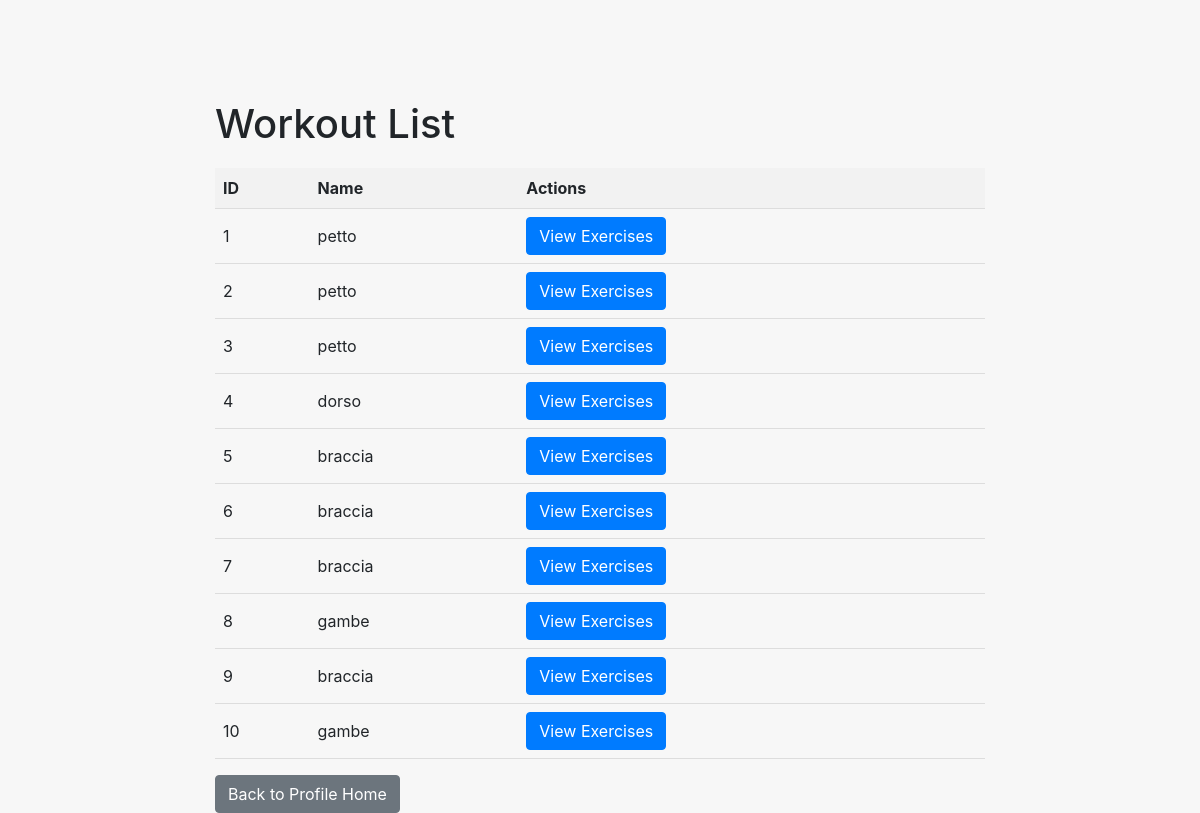
The page /workouts/get_workouts (signed in) on the database as committed earlier.
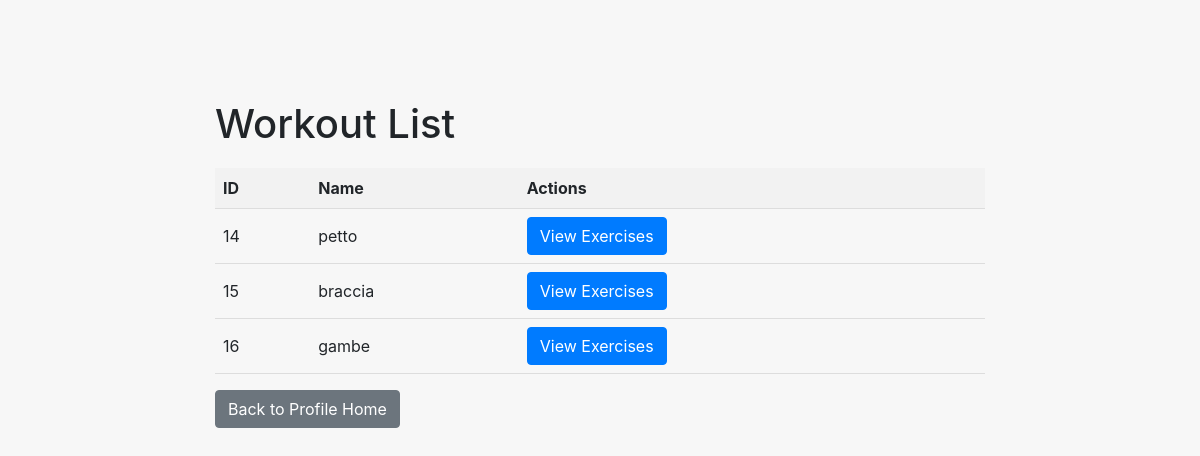
The same page on the database as committed later.
### workouts/models.py (models this page shows)
class Workout(models.Model):
    id=models.AutoField(primary_key=True)
    user=models.ForeignKey('auth.User', on_delete=models.CASCADE)
    name=models.CharField(max_length=100)
    exercises=models.ManyToManyField(to='Exercise', related_name='esercizio')

### workouts/views.py (the view)
# urls.py: path('get_workouts', get_workouts, name='get_workouts'),
def get_workouts(request):
    workouts = Workout.objects.filter(user=request.user)
    context = {
        'workouts': workouts,
    }
    return render(request, 'get_workouts.html', context=context)

### templates/get_workouts.html (shortened to what this page needs)
<!DOCTYPE html>
<html>
<head>
    <link rel="stylesheet" href="https://stackpath.bootstrapcdn.com/bootstrap/4.5.0/css/bootstrap.min.css">
</head>
<body>
    <div class="container">
        <h1>Workout List</h1>
        <table>
            <thead>
                <tr>
                    <th>ID</th>
                    <th>Name</th>
                    <th>Actions</th>
                </tr>
            </thead>
            <tbody>
                {% for workout in workouts %}
                <tr>
                    <td>{{ workout.id }}</td>
                    <td>{{ workout.name }}</td>
                    <td>
                        <a href="{% url 'exercise_list' workout.id %}" class="btn btn-primary">View Exercises</a>
                    </td>
                </tr>
                {% endfor %}
            </tbody>
        </table>
    <a href="{% url 'profile_home' %}" class="btn btn-secondary mt-3" >Back to Profile Home</a>
    </div>
</body>
</html>

### templates/get_workouts.html (style rules this page uses)
body { background-color: #f7f7f7; }
.container { max-width: 800px; margin: 0 auto; margin-top: 100px; }
h1 { margin-bottom: 20px; }
table { width: 100%; border-collapse: collapse; }
th, td { padding: 8px; text-align: left; border-bottom: 1px solid #ddd; }
th { background-color: #f2f2f2; }
.btn { margin-right: 5px; }
.mt-3 { margin-top: 15px; }

Rows that differ between the two databases and show on the page:
removed Workout: id "1", name "petto"
removed Workout: id "2", name "petto"
removed Workout: id "3", name "petto"
removed Workout: id "4", name "dorso"
removed Workout: id "5", name "braccia"
removed Workout: id "6", name "braccia"
removed Workout: id "7", name "braccia"
removed Workout: id "8", name "gambe"
removed Workout: id "9", name "braccia"
removed Workout: id "10", name "gambe"
added Workout: id "14", name "petto"
added Workout: id "15", name "braccia"
added Workout: id "16", name "gambe"
